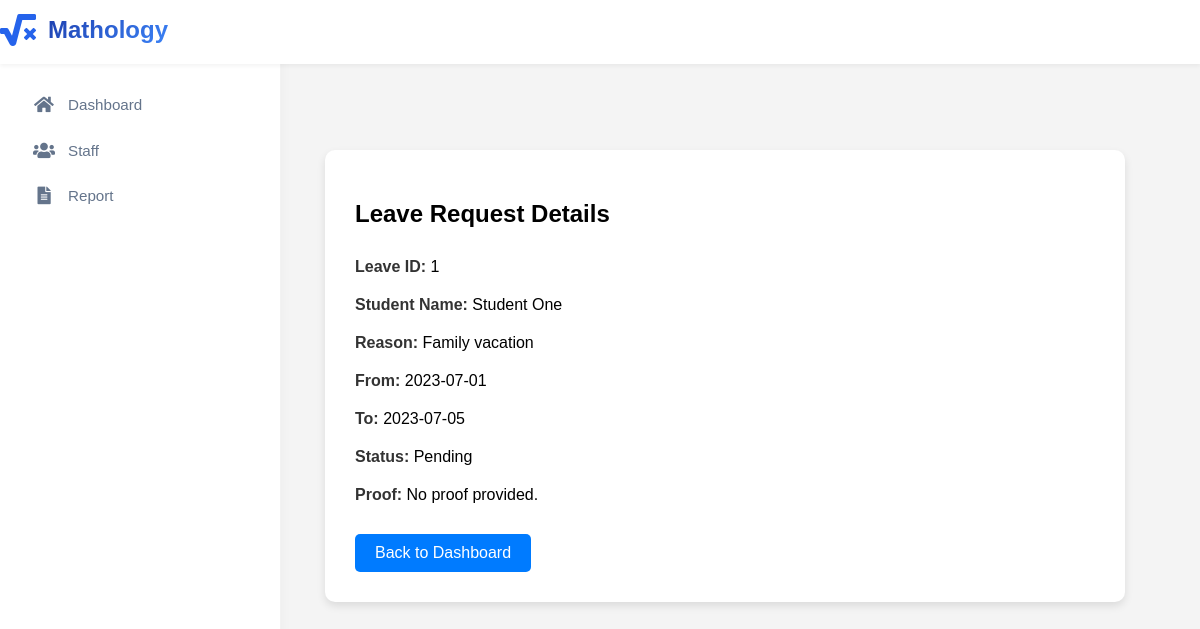
Screenshot of /manager/leave-request-details.php?leave_id=1 with the database file from the repository.
### tables this page shows
CREATE TABLE `leaves` (
  `leave_id` int(11) NOT NULL,
  `student_id` int(11) NOT NULL,
  `reason` text DEFAULT NULL,
  `fromDate` date DEFAULT NULL,
  `toDate` date DEFAULT NULL,
  `status` enum('pending','approved','rejected') DEFAULT 'pending',
  `document_path` varchar(255) DEFAULT NULL,
  `supportive_document_path` varchar(255) DEFAULT NULL,
  `leave_type` varchar(255) NOT NULL,
  `created_at` timestamp NOT NULL DEFAULT current_timestamp()
);

CREATE TABLE `students` (
  `student_id` int(11) NOT NULL,
  `parent_id` int(11) DEFAULT NULL,
  `student_name` varchar(100) NOT NULL,
  `class` varchar(50) DEFAULT NULL,
  `package_id` int(11) DEFAULT NULL,
  `total_fees` decimal(10,2) DEFAULT NULL,
  `fees_paid` decimal(10,2) DEFAULT NULL,
  `created_at` timestamp NOT NULL DEFAULT current_timestamp()
);

### manager/includes/fetch-leave-request.php (called while the page is built, shortened)
<?php
if (isset($_GET['leave_id'])) {
    $leave_id = $_GET['leave_id'];
    $servername = "localhost";
    $username = "root";
    $password = "";
    $dbname = "mathologydb";
    $conn = new mysqli($servername, $username, $password, $dbname);
    $leave_query = $conn->prepare("SELECT leaves.leave_id, students.student_name AS student_name, leaves.reason,
                                   leaves.fromDate as start_date, leaves.toDate as end_date, leaves.status, leaves.document_path
                                   FROM leaves
                                   JOIN students ON leaves.student_id = students.student_id
                                   WHERE leaves.leave_id = ?");
    $leave_query->bind_param("i", $leave_id);
    $leave_query->execute();
    $leave_result = $leave_query->get_result();
    $leave_data = $leave_result->fetch_assoc();
} else {
    die("No leave ID provided.");
}
?>

### manager/leave-request-details.php (the view, shortened to what this page needs)
<?php
include '../manager/includes/fetch-leave-request.php';
include "../includes/header.php";
include "../includes/sidebar.php";
?>
<!DOCTYPE html>
<html lang="en">
<head>
    <link rel="stylesheet" href="../assets/css/styles.css">
    <link rel="stylesheet" href="../assets/css/manager-leave-details.css">
</head>
<body>
    <div class="main-content">
        <div class="leave-request-details">
            <h2>Leave Request Details</h2>
            <p><strong>Leave ID:</strong> <?php echo htmlspecialchars($leave_data['leave_id'], ENT_QUOTES, 'UTF-8'); ?></p>
            <p><strong>Student Name:</strong> <?php echo htmlspecialchars($leave_data['student_name'], ENT_QUOTES, 'UTF-8'); ?></p>
            <p><strong>Reason:</strong> <?php echo htmlspecialchars($leave_data['reason'], ENT_QUOTES, 'UTF-8'); ?></p>
            <p><strong>From:</strong> <?php echo htmlspecialchars($leave_data['start_date'], ENT_QUOTES, 'UTF-8'); ?></p>
            <p><strong>To:</strong> <?php echo htmlspecialchars($leave_data['end_date'], ENT_QUOTES, 'UTF-8'); ?></p>
            <p><strong>Status:</strong> <?php echo htmlspecialchars(ucfirst($leave_data['status']), ENT_QUOTES, 'UTF-8'); ?></p>
            <p><strong>Proof:</strong>
                <?php
                if (!empty($leave_data['document_path'])) {
                    $proofPath = htmlspecialchars($leave_data['document_path'], ENT_QUOTES, 'UTF-8');
                    echo '<a href="' . $proofPath . '" target="_blank">View Proof</a>';
                } else {
                    echo 'No proof provided.';
                }
                ?>
            </p>
            <a href="managerDashboard.php" class="back-button">Back to Dashboard</a>
        </div>
    </div>
</body>
</html>

### assets/css/styles.css (style rules this page uses)
html, body { height: 100%; margin: 0; padding: 0; }
body { font-family: Arial, sans-serif; background-color: #f0f0f0; display: flex; flex-direction: column; min-height: 100vh; }
.main-content { flex: 1; padding: 20px; display: flex; flex-direction: column; position: relative; padding-bottom: 80px; display: flex; flex-direction: column; align-items: center; margin-left: 280px; margin-top: 50px; padding-top: 120px; transition: margin-left 0.3s cubic-bezier(0.4, 0, 0.2, 1); }
.main-content { margin-left: 280px; padding: 20px; transition: margin-left 0.3s cubic-bezier(0.4, 0, 0.2, 1); padding-top: 84px; }

### assets/css/manager-leave-details.css (style rules this page uses)
body { font-family: Arial, sans-serif; margin: 0; padding: 0; background-color: #f4f4f4; }
.main-content { margin-left: 250px; padding: 20px; padding-top: 100px; min-height: calc(100vh - 80px); box-sizing: border-box; }
.leave-request-details { display: flex; flex-direction: column; align-items: flex-start; background-color: #FFFFFF; padding: 30px; margin: 0 auto; width: 100%; max-width: 800px; border-radius: 10px; box-shadow: 0 4px 8px rgba(0, 0, 0, 0.1); box-sizing: border-box; }
.leave-request-details h2 { font-weight: 800; margin-bottom: 20px; }
.leave-request-details p { font-size: 16px; margin: 10px 0; width: 100%; }
.leave-request-details p strong { font-weight: bold; color: #333; }
.back-button { display: inline-block; text-decoration: none; background-color: #007bff; color: white; padding: 10px 20px; border-radius: 5px; margin-top: 20px; }

### rows the page displays
leaves: leave_id "1", student.student_name "Student One", reason "Family vacation", fromDate "2023-07-01", toDate "2023-07-05", status "Pending"

### other values shown
$item['text'] "Dashboard"
$item['text'] "Staff"
$item['text'] "Report"
